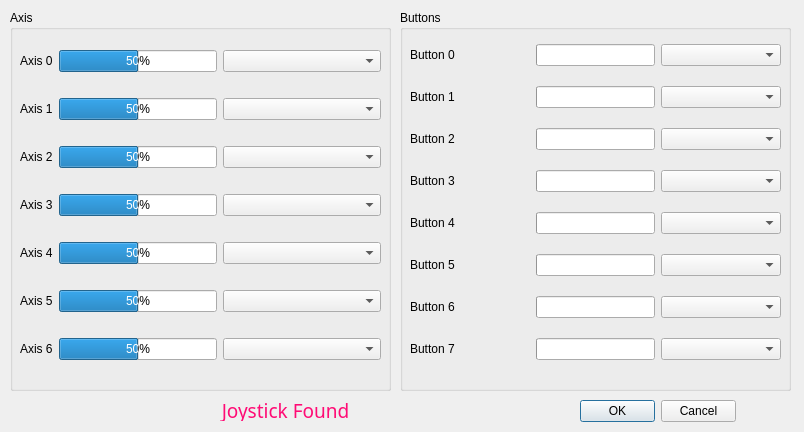
<?xml version="1.0" encoding="UTF-8"?>
<ui version="4.0">
 <class>JoystickSettingDialog</class>
 <widget class="QDialog" name="JoystickSettingDialog">
  <property name="geometry">
   <rect>
    <x>0</x>
    <y>0</y>
    <width>804</width>
    <height>432</height>
   </rect>
  </property>
  <property name="sizePolicy">
   <sizepolicy hsizetype="Fixed" vsizetype="Fixed">
    <horstretch>0</horstretch>
    <verstretch>0</verstretch>
   </sizepolicy>
  </property>
  <property name="windowTitle">
   <string>Dialog</string>
  </property>
  <widget class="QDialogButtonBox" name="buttonBox">
   <property name="geometry">
    <rect>
     <x>580</x>
     <y>400</y>
     <width>156</width>
     <height>23</height>
    </rect>
   </property>
   <property name="orientation">
    <enum>Qt::Horizontal</enum>
   </property>
   <property name="standardButtons">
    <set>QDialogButtonBox::Cancel|QDialogButtonBox::Ok</set>
   </property>
  </widget>
  <widget class="QGroupBox" name="groupBox">
   <property name="geometry">
    <rect>
     <x>10</x>
     <y>10</y>
     <width>381</width>
     <height>381</height>
    </rect>
   </property>
   <property name="title">
    <string>Axis</string>
   </property>
   <widget class="QWidget" name="verticalLayoutWidget">
    <property name="geometry">
     <rect>
      <x>10</x>
      <y>20</y>
      <width>361</width>
      <height>351</height>
     </rect>
    </property>
    <layout class="QVBoxLayout" name="AxisverticalLayout">
     <item>
      <layout class="QHBoxLayout" name="horizontalLayout">
       <item>
        <widget class="QLabel" name="label_2">
         <property name="sizePolicy">
          <sizepolicy hsizetype="Preferred" vsizetype="Preferred">
           <horstretch>0</horstretch>
           <verstretch>0</verstretch>
          </sizepolicy>
         </property>
         <property name="text">
          <string>Axis 0</string>
         </property>
        </widget>
       </item>
       <item>
        <widget class="QProgressBar" name="axisProgressBar0">
         <property name="sizePolicy">
          <sizepolicy hsizetype="Expanding" vsizetype="Fixed">
           <horstretch>0</horstretch>
           <verstretch>0</verstretch>
          </sizepolicy>
         </property>
         <property name="value">
          <number>50</number>
         </property>
        </widget>
       </item>
       <item>
        <widget class="QComboBox" name="axisComboBox0">
         <property name="sizePolicy">
          <sizepolicy hsizetype="MinimumExpanding" vsizetype="Fixed">
           <horstretch>0</horstretch>
           <verstretch>0</verstretch>
          </sizepolicy>
         </property>
        </widget>
       </item>
      </layout>
     </item>
     <item>
      <layout class="QHBoxLayout" name="horizontalLayout_3">
       <item>
        <widget class="QLabel" name="label_3">
         <property name="text">
          <string>Axis 1</string>
         </property>
        </widget>
       </item>
       <item>
        <widget class="QProgressBar" name="axisProgressBar1">
         <property name="value">
          <number>50</number>
         </property>
        </widget>
       </item>
       <item>
        <widget class="QComboBox" name="axisComboBox1">
         <property name="sizePolicy">
          <sizepolicy hsizetype="MinimumExpanding" vsizetype="Fixed">
           <horstretch>0</horstretch>
           <verstretch>0</verstretch>
          </sizepolicy>
         </property>
        </widget>
       </item>
      </layout>
     </item>
     <item>
      <layout class="QHBoxLayout" name="horizontalLayout_4">
       <item>
        <widget class="QLabel" name="label_4">
         <property name="text">
          <string>Axis 2</string>
         </property>
        </widget>
       </item>
       <item>
        <widget class="QProgressBar" name="axisProgressBar2">
         <property name="value">
          <number>50</number>
         </property>
        </widget>
       </item>
       <item>
        <widget class="QComboBox" name="axisComboBox2">
         <property name="sizePolicy">
          <sizepolicy hsizetype="MinimumExpanding" vsizetype="Fixed">
           <horstretch>0</horstretch>
           <verstretch>0</verstretch>
          </sizepolicy>
         </property>
        </widget>
       </item>
      </layout>
     </item>
     <item>
      <layout class="QHBoxLayout" name="horizontalLayout_5">
       <item>
        <widget class="QLabel" name="label_5">
         <property name="text">
          <string>Axis 3</string>
         </property>
        </widget>
       </item>
       <item>
        <widget class="QProgressBar" name="axisProgressBar3">
         <property name="value">
          <number>50</number>
         </property>
        </widget>
       </item>
       <item>
        <widget class="QComboBox" name="axisComboBox3">
         <property name="sizePolicy">
          <sizepolicy hsizetype="MinimumExpanding" vsizetype="Fixed">
           <horstretch>0</horstretch>
           <verstretch>0</verstretch>
          </sizepolicy>
         </property>
        </widget>
       </item>
      </layout>
     </item>
     <item>
      <layout class="QHBoxLayout" name="horizontalLayout_6">
       <item>
        <widget class="QLabel" name="label_6">
         <property name="text">
          <string>Axis 4</string>
         </property>
        </widget>
       </item>
       <item>
        <widget class="QProgressBar" name="axisProgressBar4">
         <property name="value">
          <number>50</number>
         </property>
        </widget>
       </item>
       <item>
        <widget class="QComboBox" name="axisComboBox4">
         <property name="sizePolicy">
          <sizepolicy hsizetype="MinimumExpanding" vsizetype="Fixed">
           <horstretch>0</horstretch>
           <verstretch>0</verstretch>
          </sizepolicy>
         </property>
        </widget>
       </item>
      </layout>
     </item>
     <item>
      <layout class="QHBoxLayout" name="horizontalLayout_7">
       <item>
        <widget class="QLabel" name="label_7">
         <property name="text">
          <string>Axis 5</string>
         </property>
        </widget>
       </item>
       <item>
        <widget class="QProgressBar" name="axisProgressBar5">
         <property name="value">
          <number>50</number>
         </property>
        </widget>
       </item>
       <item>
        <widget class="QComboBox" name="axisComboBox5">
         <property name="sizePolicy">
          <sizepolicy hsizetype="MinimumExpanding" vsizetype="Fixed">
           <horstretch>0</horstretch>
           <verstretch>0</verstretch>
          </sizepolicy>
         </property>
        </widget>
       </item>
      </layout>
     </item>
     <item>
      <layout class="QHBoxLayout" name="horizontalLayout_8">
       <item>
        <widget class="QLabel" name="label_8">
         <property name="text">
          <string>Axis 6</string>
         </property>
        </widget>
       </item>
       <item>
        <widget class="QProgressBar" name="axisProgressBar6">
         <property name="value">
          <number>50</number>
         </property>
        </widget>
       </item>
       <item>
        <widget class="QComboBox" name="axisComboBox6">
         <property name="sizePolicy">
          <sizepolicy hsizetype="MinimumExpanding" vsizetype="Fixed">
           <horstretch>0</horstretch>
           <verstretch>0</verstretch>
          </sizepolicy>
         </property>
        </widget>
       </item>
      </layout>
     </item>
    </layout>
   </widget>
  </widget>
  <widget class="QGroupBox" name="groupBox_2">
   <property name="geometry">
    <rect>
     <x>400</x>
     <y>10</y>
     <width>391</width>
     <height>381</height>
    </rect>
   </property>
   <property name="title">
    <string>Buttons</string>
   </property>
   <widget class="QWidget" name="verticalLayoutWidget_2">
    <property name="geometry">
     <rect>
      <x>10</x>
      <y>20</y>
      <width>371</width>
      <height>351</height>
     </rect>
    </property>
    <layout class="QVBoxLayout" name="ButtonverticalLayout">
     <item>
      <layout class="QHBoxLayout" name="horizontalLayout_2">
       <item>
        <widget class="QLabel" name="label">
         <property name="sizePolicy">
          <sizepolicy hsizetype="Preferred" vsizetype="Preferred">
           <horstretch>0</horstretch>
           <verstretch>0</verstretch>
          </sizepolicy>
         </property>
         <property name="text">
          <string>Button 0</string>
         </property>
        </widget>
       </item>
       <item>
        <widget class="QProgressBar" name="buttonIndicator0">
         <property name="sizePolicy">
          <sizepolicy hsizetype="Minimum" vsizetype="Fixed">
           <horstretch>0</horstretch>
           <verstretch>0</verstretch>
          </sizepolicy>
         </property>
         <property name="maximum">
          <number>1</number>
         </property>
         <property name="value">
          <number>0</number>
         </property>
         <property name="format">
          <string/>
         </property>
        </widget>
       </item>
       <item>
        <widget class="QComboBox" name="buttonComboBox0">
         <property name="sizePolicy">
          <sizepolicy hsizetype="Preferred" vsizetype="Fixed">
           <horstretch>0</horstretch>
           <verstretch>0</verstretch>
          </sizepolicy>
         </property>
        </widget>
       </item>
      </layout>
     </item>
     <item>
      <layout class="QHBoxLayout" name="horizontalLayout_9">
       <item>
        <widget class="QLabel" name="label_9">
         <property name="sizePolicy">
          <sizepolicy hsizetype="Preferred" vsizetype="Preferred">
           <horstretch>0</horstretch>
           <verstretch>0</verstretch>
          </sizepolicy>
         </property>
         <property name="text">
          <string>Button 1</string>
         </property>
        </widget>
       </item>
       <item>
        <widget class="QProgressBar" name="buttonIndicator1">
         <property name="sizePolicy">
          <sizepolicy hsizetype="Minimum" vsizetype="Fixed">
           <horstretch>0</horstretch>
           <verstretch>0</verstretch>
          </sizepolicy>
         </property>
         <property name="maximum">
          <number>1</number>
         </property>
         <property name="value">
          <number>0</number>
         </property>
         <property name="format">
          <string/>
         </property>
        </widget>
       </item>
       <item>
        <widget class="QComboBox" name="buttonComboBox1">
         <property name="sizePolicy">
          <sizepolicy hsizetype="Preferred" vsizetype="Fixed">
           <horstretch>0</horstretch>
           <verstretch>0</verstretch>
          </sizepolicy>
         </property>
        </widget>
       </item>
      </layout>
     </item>
     <item>
      <layout class="QHBoxLayout" name="horizontalLayout_10">
       <item>
        <widget class="QLabel" name="label_10">
         <property name="sizePolicy">
          <sizepolicy hsizetype="Preferred" vsizetype="Preferred">
           <horstretch>0</horstretch>
           <verstretch>0</verstretch>
          </sizepolicy>
         </property>
         <property name="text">
          <string>Button 2</string>
         </property>
        </widget>
       </item>
       <item>
        <widget class="QProgressBar" name="buttonIndicator2">
         <property name="sizePolicy">
          <sizepolicy hsizetype="Minimum" vsizetype="Fixed">
           <horstretch>0</horstretch>
           <verstretch>0</verstretch>
          </sizepolicy>
         </property>
         <property name="maximum">
          <number>1</number>
         </property>
         <property name="value">
          <number>0</number>
         </property>
         <property name="format">
          <string/>
         </property>
        </widget>
       </item>
       <item>
        <widget class="QComboBox" name="buttonComboBox2">
         <property name="sizePolicy">
          <sizepolicy hsizetype="Preferred" vsizetype="Fixed">
           <horstretch>0</horstretch>
           <verstretch>0</verstretch>
          </sizepolicy>
         </property>
        </widget>
       </item>
      </layout>
     </item>
     <item>
      <layout class="QHBoxLayout" name="horizontalLayout_11">
       <item>
        <widget class="QLabel" name="label_11">
         <property name="sizePolicy">
          <sizepolicy hsizetype="Preferred" vsizetype="Preferred">
           <horstretch>0</horstretch>
           <verstretch>0</verstretch>
          </sizepolicy>
         </property>
         <property name="text">
          <string>Button 3</string>
         </property>
        </widget>
       </item>
       <item>
        <widget class="QProgressBar" name="buttonIndicator3">
         <property name="sizePolicy">
          <sizepolicy hsizetype="Minimum" vsizetype="Fixed">
           <horstretch>0</horstretch>
           <verstretch>0</verstretch>
          </sizepolicy>
         </property>
         <property name="maximum">
          <number>1</number>
         </property>
         <property name="value">
          <number>0</number>
         </property>
         <property name="format">
          <string/>
         </property>
        </widget>
       </item>
       <item>
        <widget class="QComboBox" name="buttonComboBox3">
         <property name="sizePolicy">
          <sizepolicy hsizetype="Preferred" vsizetype="Fixed">
           <horstretch>0</horstretch>
           <verstretch>0</verstretch>
          </sizepolicy>
         </property>
        </widget>
       </item>
      </layout>
     </item>
     <item>
      <layout class="QHBoxLayout" name="horizontalLayout_12">
       <item>
        <widget class="QLabel" name="label_12">
         <property name="sizePolicy">
          <sizepolicy hsizetype="Preferred" vsizetype="Preferred">
           <horstretch>0</horstretch>
           <verstretch>0</verstretch>
          </sizepolicy>
         </property>
         <property name="text">
          <string>Button 4</string>
         </property>
        </widget>
       </item>
       <item>
        <widget class="QProgressBar" name="buttonIndicator4">
         <property name="sizePolicy">
          <sizepolicy hsizetype="Minimum" vsizetype="Fixed">
           <horstretch>0</horstretch>
           <verstretch>0</verstretch>
          </sizepolicy>
         </property>
         <property name="maximum">
          <number>1</number>
         </property>
         <property name="value">
          <number>0</number>
         </property>
         <property name="format">
          <string/>
         </property>
        </widget>
       </item>
       <item>
        <widget class="QComboBox" name="buttonComboBox4">
         <property name="sizePolicy">
          <sizepolicy hsizetype="Preferred" vsizetype="Fixed">
           <horstretch>0</horstretch>
           <verstretch>0</verstretch>
          </sizepolicy>
         </property>
        </widget>
       </item>
      </layout>
     </item>
     <item>
      <layout class="QHBoxLayout" name="horizontalLayout_13">
       <item>
        <widget class="QLabel" name="label_13">
         <property name="sizePolicy">
          <sizepolicy hsizetype="Preferred" vsizetype="Preferred">
           <horstretch>0</horstretch>
           <verstretch>0</verstretch>
          </sizepolicy>
         </property>
         <property name="text">
          <string>Button 5</string>
         </property>
        </widget>
       </item>
       <item>
        <widget class="QProgressBar" name="buttonIndicator5">
         <property name="sizePolicy">
          <sizepolicy hsizetype="Minimum" vsizetype="Fixed">
           <horstretch>0</horstretch>
           <verstretch>0</verstretch>
          </sizepolicy>
         </property>
         <property name="maximum">
          <number>1</number>
         </property>
         <property name="value">
          <number>0</number>
         </property>
         <property name="format">
          <string/>
         </property>
        </widget>
       </item>
       <item>
        <widget class="QComboBox" name="buttonComboBox5">
         <property name="sizePolicy">
          <sizepolicy hsizetype="Preferred" vsizetype="Fixed">
           <horstretch>0</horstretch>
           <verstretch>0</verstretch>
          </sizepolicy>
         </property>
        </widget>
       </item>
      </layout>
     </item>
     <item>
      <layout class="QHBoxLayout" name="horizontalLayout_14">
       <item>
        <widget class="QLabel" name="label_14">
         <property name="sizePolicy">
          <sizepolicy hsizetype="Preferred" vsizetype="Preferred">
           <horstretch>0</horstretch>
           <verstretch>0</verstretch>
          </sizepolicy>
         </property>
         <property name="text">
          <string>Button 6</string>
         </property>
        </widget>
       </item>
       <item>
        <widget class="QProgressBar" name="buttonIndicator6">
         <property name="sizePolicy">
          <sizepolicy hsizetype="Minimum" vsizetype="Fixed">
           <horstretch>0</horstretch>
           <verstretch>0</verstretch>
          </sizepolicy>
         </property>
         <property name="maximum">
          <number>1</number>
         </property>
         <property name="value">
          <number>0</number>
         </property>
         <property name="format">
          <string/>
         </property>
        </widget>
       </item>
       <item>
        <widget class="QComboBox" name="buttonComboBox6">
         <property name="sizePolicy">
          <sizepolicy hsizetype="Preferred" vsizetype="Fixed">
           <horstretch>0</horstretch>
           <verstretch>0</verstretch>
          </sizepolicy>
         </property>
        </widget>
       </item>
      </layout>
     </item>
     <item>
      <layout class="QHBoxLayout" name="horizontalLayout_15">
       <item>
        <widget class="QLabel" name="label_15">
         <property name="sizePolicy">
          <sizepolicy hsizetype="Preferred" vsizetype="Preferred">
           <horstretch>0</horstretch>
           <verstretch>0</verstretch>
          </sizepolicy>
         </property>
         <property name="text">
          <string>Button 7</string>
         </property>
        </widget>
       </item>
       <item>
        <widget class="QProgressBar" name="buttonIndicator7">
         <property name="sizePolicy">
          <sizepolicy hsizetype="Minimum" vsizetype="Fixed">
           <horstretch>0</horstretch>
           <verstretch>0</verstretch>
          </sizepolicy>
         </property>
         <property name="maximum">
          <number>1</number>
         </property>
         <property name="value">
          <number>0</number>
         </property>
         <property name="format">
          <string/>
         </property>
        </widget>
       </item>
       <item>
        <widget class="QComboBox" name="buttonComboBox7">
         <property name="sizePolicy">
          <sizepolicy hsizetype="Preferred" vsizetype="Fixed">
           <horstretch>0</horstretch>
           <verstretch>0</verstretch>
          </sizepolicy>
         </property>
        </widget>
       </item>
      </layout>
     </item>
    </layout>
   </widget>
  </widget>
  <widget class="QLabel" name="statusLabel">
   <property name="geometry">
    <rect>
     <x>20</x>
     <y>400</y>
     <width>531</width>
     <height>21</height>
    </rect>
   </property>
   <property name="font">
    <font>
     <family>MV Boli</family>
     <pointsize>14</pointsize>
    </font>
   </property>
   <property name="styleSheet">
    <string notr="true">border-image: url(:/images/plot/plotbackground.png);
color: rgb(255, 11, 117);</string>
   </property>
   <property name="text">
    <string>Joystick Found</string>
   </property>
   <property name="alignment">
    <set>Qt::AlignCenter</set>
   </property>
   <property name="wordWrap">
    <bool>false</bool>
   </property>
   <property name="margin">
    <number>1</number>
   </property>
   <property name="indent">
    <number>6</number>
   </property>
  </widget>
 </widget>
 <resources/>
 <connections>
  <connection>
   <sender>buttonBox</sender>
   <signal>accepted()</signal>
   <receiver>JoystickSettingDialog</receiver>
   <slot>accept()</slot>
   <hints>
    <hint type="sourcelabel">
     <x>248</x>
     <y>254</y>
    </hint>
    <hint type="destinationlabel">
     <x>157</x>
     <y>274</y>
    </hint>
   </hints>
  </connection>
  <connection>
   <sender>buttonBox</sender>
   <signal>rejected()</signal>
   <receiver>JoystickSettingDialog</receiver>
   <slot>reject()</slot>
   <hints>
    <hint type="sourcelabel">
     <x>316</x>
     <y>260</y>
    </hint>
    <hint type="destinationlabel">
     <x>286</x>
     <y>274</y>
    </hint>
   </hints>
  </connection>
 </connections>
</ui>
